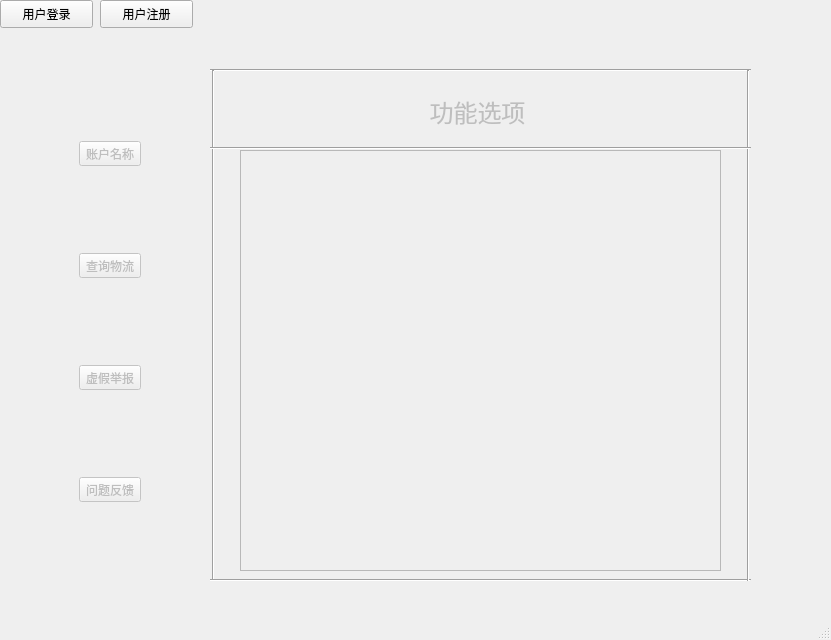
<?xml version="1.0" encoding="UTF-8"?>
<ui version="4.0">
 <class>MainWindow</class>
 <widget class="QMainWindow" name="MainWindow">
  <property name="geometry">
   <rect>
    <x>0</x>
    <y>0</y>
    <width>831</width>
    <height>640</height>
   </rect>
  </property>
  <property name="windowTitle">
   <string>MainWindow</string>
  </property>
  <widget class="QWidget" name="centralwidget">
   <widget class="QWidget" name="gridLayoutWidget">
    <property name="geometry">
     <rect>
      <x>50</x>
      <y>60</y>
      <width>121</width>
      <height>523</height>
     </rect>
    </property>
    <property name="layoutDirection">
     <enum>Qt::LeftToRight</enum>
    </property>
    <layout class="QGridLayout" name="gridLayout">
     <item row="3" column="0">
      <widget class="QToolButton" name="toolButton_usename_4">
       <property name="enabled">
        <bool>false</bool>
       </property>
       <property name="layoutDirection">
        <enum>Qt::LeftToRight</enum>
       </property>
       <property name="text">
        <string>虚假举报</string>
       </property>
       <property name="icon">
        <iconset resource="../icon/agv_icon.qrc">
         <normaloff>:/image/warning_red.png</normaloff>:/image/warning_red.png</iconset>
       </property>
       <property name="iconSize">
        <size>
         <width>100</width>
         <height>100</height>
        </size>
       </property>
       <property name="toolButtonStyle">
        <enum>Qt::ToolButtonTextUnderIcon</enum>
       </property>
       <property name="autoRaise">
        <bool>false</bool>
       </property>
      </widget>
     </item>
     <item row="2" column="0">
      <widget class="QToolButton" name="toolButton_usename_2">
       <property name="enabled">
        <bool>false</bool>
       </property>
       <property name="layoutDirection">
        <enum>Qt::LeftToRight</enum>
       </property>
       <property name="text">
        <string>查询物流</string>
       </property>
       <property name="icon">
        <iconset resource="../icon/agv_icon.qrc">
         <normaloff>:/image/information.png</normaloff>:/image/information.png</iconset>
       </property>
       <property name="iconSize">
        <size>
         <width>100</width>
         <height>100</height>
        </size>
       </property>
       <property name="toolButtonStyle">
        <enum>Qt::ToolButtonTextUnderIcon</enum>
       </property>
       <property name="autoRaise">
        <bool>false</bool>
       </property>
      </widget>
     </item>
     <item row="4" column="0">
      <widget class="QToolButton" name="toolButton_usename_3">
       <property name="enabled">
        <bool>false</bool>
       </property>
       <property name="layoutDirection">
        <enum>Qt::LeftToRight</enum>
       </property>
       <property name="text">
        <string>问题反馈</string>
       </property>
       <property name="icon">
        <iconset resource="../icon/agv_icon.qrc">
         <normaloff>:/image/laptop_serialport.png</normaloff>:/image/laptop_serialport.png</iconset>
       </property>
       <property name="iconSize">
        <size>
         <width>100</width>
         <height>100</height>
        </size>
       </property>
       <property name="toolButtonStyle">
        <enum>Qt::ToolButtonTextUnderIcon</enum>
       </property>
       <property name="autoRaise">
        <bool>false</bool>
       </property>
      </widget>
     </item>
     <item row="1" column="0">
      <widget class="QToolButton" name="toolButton_usename">
       <property name="enabled">
        <bool>false</bool>
       </property>
       <property name="layoutDirection">
        <enum>Qt::LeftToRight</enum>
       </property>
       <property name="text">
        <string>账户名称</string>
       </property>
       <property name="icon">
        <iconset resource="../icon/agv_icon.qrc">
         <normaloff>:/image/user625.png</normaloff>:/image/user625.png</iconset>
       </property>
       <property name="iconSize">
        <size>
         <width>100</width>
         <height>100</height>
        </size>
       </property>
       <property name="toolButtonStyle">
        <enum>Qt::ToolButtonTextUnderIcon</enum>
       </property>
       <property name="autoRaise">
        <bool>false</bool>
       </property>
      </widget>
     </item>
    </layout>
   </widget>
   <widget class="QFrame" name="frame">
    <property name="enabled">
     <bool>false</bool>
    </property>
    <property name="geometry">
     <rect>
      <x>240</x>
      <y>150</y>
      <width>481</width>
      <height>421</height>
     </rect>
    </property>
    <property name="frameShape">
     <enum>QFrame::StyledPanel</enum>
    </property>
    <property name="frameShadow">
     <enum>QFrame::Raised</enum>
    </property>
   </widget>
   <widget class="QLabel" name="label_showoption">
    <property name="enabled">
     <bool>false</bool>
    </property>
    <property name="geometry">
     <rect>
      <x>200</x>
      <y>50</y>
      <width>555</width>
      <height>122</height>
     </rect>
    </property>
    <property name="font">
     <font>
      <family>Arial</family>
      <pointsize>18</pointsize>
     </font>
    </property>
    <property name="layoutDirection">
     <enum>Qt::LeftToRight</enum>
    </property>
    <property name="midLineWidth">
     <number>1</number>
    </property>
    <property name="text">
     <string>功能选项</string>
    </property>
    <property name="alignment">
     <set>Qt::AlignCenter</set>
    </property>
    <property name="openExternalLinks">
     <bool>false</bool>
    </property>
   </widget>
   <widget class="QPushButton" name="pushButton_gotologin">
    <property name="geometry">
     <rect>
      <x>0</x>
      <y>0</y>
      <width>93</width>
      <height>28</height>
     </rect>
    </property>
    <property name="text">
     <string>用户登录</string>
    </property>
   </widget>
   <widget class="QPushButton" name="pushButton_gotoregister">
    <property name="geometry">
     <rect>
      <x>100</x>
      <y>0</y>
      <width>93</width>
      <height>28</height>
     </rect>
    </property>
    <property name="text">
     <string>用户注册</string>
    </property>
   </widget>
   <widget class="Line" name="line">
    <property name="geometry">
     <rect>
      <x>210</x>
      <y>60</y>
      <width>541</width>
      <height>20</height>
     </rect>
    </property>
    <property name="orientation">
     <enum>Qt::Horizontal</enum>
    </property>
   </widget>
   <widget class="Line" name="line_2">
    <property name="geometry">
     <rect>
      <x>203</x>
      <y>70</y>
      <width>20</width>
      <height>511</height>
     </rect>
    </property>
    <property name="orientation">
     <enum>Qt::Vertical</enum>
    </property>
   </widget>
   <widget class="Line" name="line_3">
    <property name="geometry">
     <rect>
      <x>210</x>
      <y>570</y>
      <width>541</width>
      <height>20</height>
     </rect>
    </property>
    <property name="orientation">
     <enum>Qt::Horizontal</enum>
    </property>
   </widget>
   <widget class="Line" name="line_4">
    <property name="geometry">
     <rect>
      <x>740</x>
      <y>70</y>
      <width>16</width>
      <height>511</height>
     </rect>
    </property>
    <property name="orientation">
     <enum>Qt::Vertical</enum>
    </property>
   </widget>
   <widget class="Line" name="line_5">
    <property name="geometry">
     <rect>
      <x>210</x>
      <y>140</y>
      <width>541</width>
      <height>16</height>
     </rect>
    </property>
    <property name="orientation">
     <enum>Qt::Horizontal</enum>
    </property>
   </widget>
  </widget>
  <widget class="QMenuBar" name="menubar">
   <property name="geometry">
    <rect>
     <x>0</x>
     <y>0</y>
     <width>831</width>
     <height>26</height>
    </rect>
   </property>
  </widget>
  <widget class="QStatusBar" name="statusbar"/>
 </widget>
 <resources>
  <include location="../icon/agv_icon.qrc"/>
 </resources>
 <connections/>
</ui>
